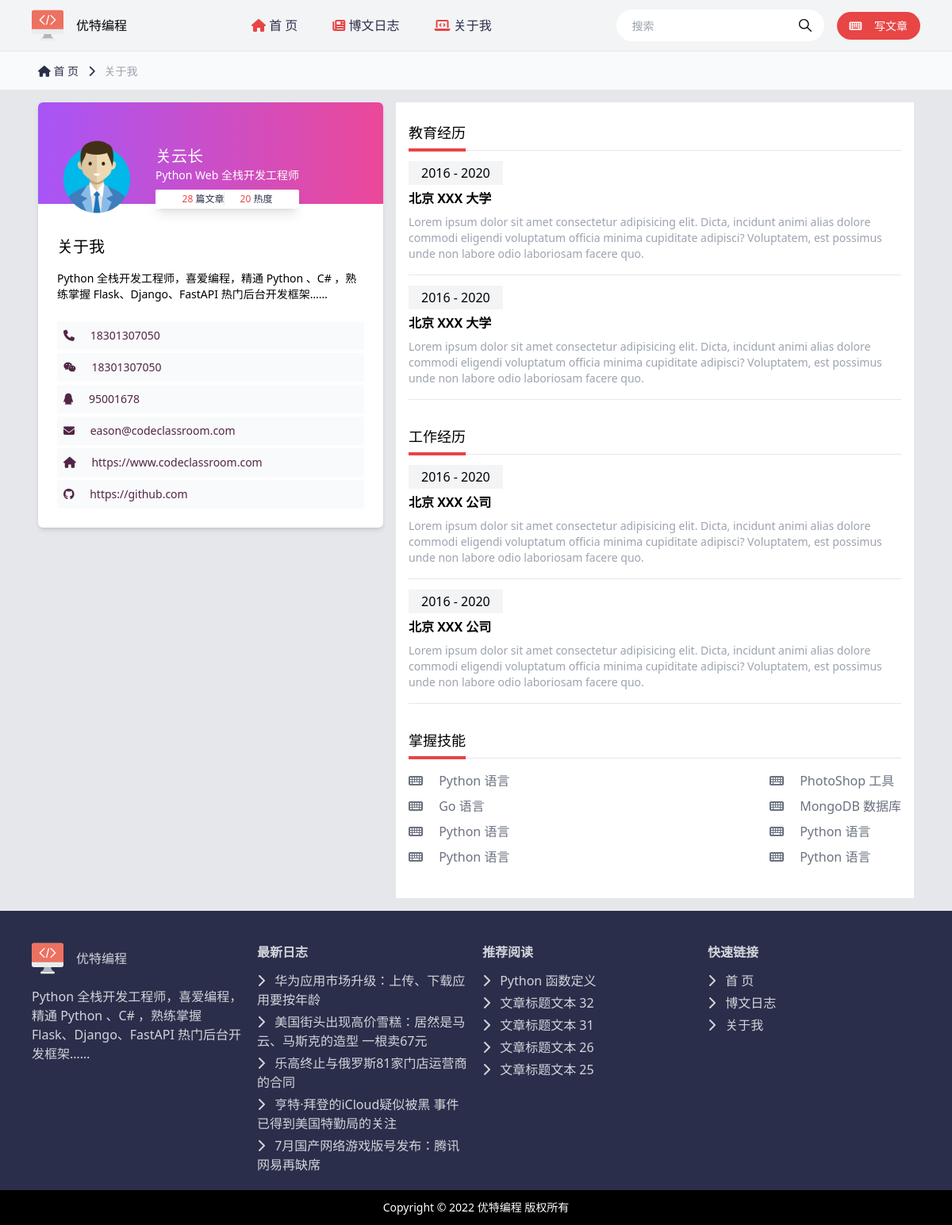
The page /about/ on the database its author committed.
### core/models.py (models this page shows, shortened)
class Profile(models.Model):
    user = models.OneToOneField(
        User, on_delete=models.CASCADE, related_name='profile', verbose_name='用户')
    fullname = models.CharField('全名', max_length=20, blank=True)
    title = models.CharField('头衔', max_length=120, blank=True)
    avatar = models.ImageField(
        '头像', default='avatars/avatar.png', upload_to='avatars')
    phone = models.CharField('手机', max_length=50, blank=True)
    wechat = models.CharField('微信', max_length=50, blank=True)
    qq = models.CharField('QQ', max_length=50, blank=True)
    email = models.CharField('邮箱', max_length=120, blank=True)
    url = models.URLField('网站', max_length=250, blank=True)
    github = models.URLField('GitHub', max_length=250, blank=True)
    bio = models.TextField('简介', blank=True)
    hits = models.IntegerField('点击', default=0)
    created = models.DateTimeField('创建时间', auto_now_add=True)
    class Meta:
        verbose_name = "个人资料"
        verbose_name_plural = "个人资料"

class Post(models.Model):
    STATUS_CHOICES = (
        ('draft', '草稿'),
        ('published', '发布')
    )
    title = models.CharField('标题', max_length=250)
    slug = models.SlugField('地址缩写', max_length=120, unique_for_date='created')
    category = models.ForeignKey(Category, on_delete=models.CASCADE, related_name='posts', verbose_name='分类')
    author = models.ForeignKey(User, on_delete=models.CASCADE, related_name='blog_posts', verbose_name='作者')
    img = models.ImageField('图片', upload_to='uploads', blank=True, null=True)
    summary = models.CharField('摘要', max_length=250, blank=True)
    body = models.TextField('正文')
    tags = TaggableManager("标签")
    views = models.IntegerField('浏览数', default=0)
    flag = models.BooleanField('标记', default=False)
    status = models.CharField('状态', max_length=120, choices=STATUS_CHOICES, default='draft')
    updated = models.DateTimeField('更新时间', auto_now=True)
    created = models.DateTimeField('创建时间', auto_now_add=True)
    def get_absolute_url(self):
        return reverse('details', args=[self.slug,])
    objects = models.Manager()
    published = PublishedManager()
    class Meta:
        verbose_name = '博文日志'
        verbose_name_plural = '博文日志'
        ordering = ('-created',)

### core/views.py (the view)
# urls.py: path('about/', views.about, name="about"),
def about(request):
    item = Profile.objects.get(id=1)
    item.hits += 1
    item.save()
    return render(request, 'about.html', {"item": item})

### core/context_processors.py (called while the page is built)
def post_processor(request):
    return {
        "BIO": Profile.objects.first().bio,
        "CATEGORIES": Category.objects.values('id', 'name').annotate(Count('posts')),
        "LATEST_POSTS": Post.published.all()[:5],
        "CHOSE_POSTS": Post.published.filter(flag=True).all()[:5],
    }

### core/models.py (called while the page is built)
    def get_queryset(self):
        return super(PublishedManager, self).get_queryset().filter(status='published')

### templates/about.html (shortened to what this page needs)
{% extends 'base.html' %}
{% load static %}
{% block breadcrumb %}
<nav class="py-3 px-5 text-blog-dark bg-gray-50">
    <div class="container px-2">
        <ol class="inline-flex items-center space-x-1 md:space-x-3 text-sm">
            <li><a href="/"><i class="fa fa-home"></i> 首 页</a></li>
            <li><i class="fa fa-chevron-right mr-2"></i> <span class="text-gray-400">关于我</span></li>
        </ol>
    </div>
</nav>{% endblock breadcrumb %}
{% block content %}
    <main class="container my-4 flex flex-col md:flex-row items-start px-2">
        <div class="w-full md:w-2/5 bg-white mb-4 md:mr-4 rounded-md shadow-md">
            <div class="rounded-t-md w-full h-32 relative bg-gradient-to-r from-purple-500 to-pink-500">
                <div class="flex items-center space-x-6 absolute left-6 -bottom-4">
                    <img src="{{item.avatar.url}}" style="height:100px;width:100px" class="rounded-full" alt="{{item.fullname}}">
                    <div class="text-white">
                        <h1 class="text-xl">{{item.fullname}}</h1>
                        <p class="text-sm">{{item.title}}</p>
                        <div class="mt-2 bg-white text-blog-dark text-xs rounded-sm shadow-lg p-1 text-center">
                            <span class="border-r mr-4"><span class="text-primary">28</span> 篇文章</span>
                            <span><span class="text-primary">{{item.hits}}</span> 热度</span>
                        </div>
                    </div>
                </div>
            </div>
            <div class="mt-10 mx-6">
                <h2 class="mb-4 font-light text-xl">关于我</h2>
                <p class="font-light text-sm">{{item.bio|safe}}</p>
            </div>
            <ul class="m-6 text-sm text-teritary">
                <li class="mb-1 bg-gray-50 p-2">
                    <i class="fa fa-phone mr-4"></i> {{item.phone}}
                </li>
                <li class="mb-1 bg-gray-50 p-2">
                    <i class="fab fa-weixin mr-4"></i> {{item.wechat}}
                </li>
                <li class="mb-1 bg-gray-50 p-2">
                    <i class="fab fa-qq mr-4"></i> {{item.qq}}
                </li>
                <li class="mb-1 bg-gray-50 p-2">
                    <i class="fas fa-envelope mr-4"></i> {{item.email}}
                </li>
                <li class="mb-1 bg-gray-50 p-2">
                    <i class="fa fa-home mr-4"></i> <a target="_blank" href="{{item.url}}">{{item.url}}</a>
                </li>
                <li class="mb-1 bg-gray-50 p-2">
                    <i class="fab fa-github mr-4"></i> {{item.github}}
                </li>
            </ul>
        </div>
        <div class="w-full md:w-3/5 bg-white p-4">
            <div class="mb-6">
                <h2 class="text-lg py-2 border-b"><span class="py-2 border-b-4 border-b-primary">教育经历</span></h2>
                <div>
                    <div class="border-b py-4">
                        <h5 class="mb-2"><span class="bg-gray-100 py-1 px-4">2016 - 2020</span></h5>
                        <h4 class="font-bold mb-2">北京 XXX 大学</h4>
                        <p class="text-sm text-gray-400">
                            Lorem ipsum dolor sit amet consectetur adipisicing elit. Dicta, incidunt animi alias dolore commodi eligendi voluptatum officia minima cupiditate adipisci? Voluptatem, est possimus unde non labore odio laboriosam facere quo.
                        </p>
                    </div>
                </div>
                <div>
                    <div class="border-b py-4">
                        <h5 class="mb-2"><span class="bg-gray-100 py-1 px-4">2016 - 2020</span></h5>
                        <h4 class="font-bold mb-2">北京 XXX 大学</h4>
                        <p class="text-sm text-gray-400">
                            Lorem ipsum dolor sit amet consectetur adipisicing elit. Dicta, incidunt animi alias dolore commodi eligendi voluptatum officia minima cupiditate adipisci? Voluptatem, est possimus unde non labore odio laboriosam facere quo.
                        </p>
                    </div>
                </div>
            </div>
            <div class="mb-6">
                <h2 class="text-lg py-2 border-b"><span class="py-2 border-b-4 border-b-primary">工作经历</span></h2>
                <div>
                    <div class="border-b py-4">
                        <h5 class="mb-2"><span class="bg-gray-100 py-1 px-4">2016 - 2020</span></h5>
                        <h4 class="font-bold mb-2">北京 XXX 公司</h4>
                        <p class="text-sm text-gray-400">
                            Lorem ipsum dolor sit amet consectetur adipisicing elit. Dicta, incidunt animi alias dolore commodi eligendi voluptatum officia minima cupiditate adipisci? Voluptatem, est possimus unde non labore odio laboriosam facere quo.
                        </p>
                    </div>
                </div>
                <div>
                    <div class="border-b py-4">
                        <h5 class="mb-2"><span class="bg-gray-100 py-1 px-4">2016 - 2020</span></h5>
                        <h4 class="font-bold mb-2">北京 XXX 公司</h4>
                        <p class="text-sm text-gray-400">
                            Lorem ipsum dolor sit amet consectetur adipisicing elit. Dicta, incidunt animi alias dolore commodi eligendi voluptatum officia minima cupiditate adipisci? Voluptatem, est possimus unde non labore odio laboriosam facere quo.
                        </p>
                    </div>
                </div>
            </div>
            <div class="mb-6">
                <h2 class="text-lg py-2 border-b"><span class="py-2 border-b-4 border-b-primary">掌握技能</span></h2>
                <div class="my-4 text-gray-500 flex justify-between">
                    <ul class="space-y-2">
                        <li><i class="fa fa-keyboard mr-4"></i> Python 语言</li>
                        <li><i class="fa fa-keyboard mr-4"></i> Go 语言</li>
                        <li><i class="fa fa-keyboard mr-4"></i> Python 语言</li>
                        <li><i class="fa fa-keyboard mr-4"></i> Python 语言</li>
                    </ul>
                    <ul class="space-y-2">
                        <li><i class="fa fa-keyboard mr-4"></i> PhotoShop 工具</li>
                        <li><i class="fa fa-keyboard mr-4"></i> MongoDB 数据库</li>
                        <li><i class="fa fa-keyboard mr-4"></i> Python 语言</li>
                        <li><i class="fa fa-keyboard mr-4"></i> Python 语言</li>
                    </ul>
                </div>
            </div>
        </div>
    </main>
{% endblock content %}

### templates/base.html (shortened to what this page needs)
{% load static %}
<!DOCTYPE html>
<html lang="en">
<head>
    <link rel="stylesheet" href="{% static 'css/style.css' %}">
</head>
<body class="bg-gray-200">
    <header class="bg-gray-100 border-b border-b-gray-200">
        <nav class="container mx-auto">
            <div class="flex justify-between mx-4 md:mx-0">
                <div class="flex justify-between items-center">
                    <a class="mr-4 py-3" href="/"><img class="w-10" src="{% static 'images/logo.svg' %}" alt="Blog"></a>
                    <span>优特编程</span>
                </div>
                <div class="hidden md:flex items-center space-x-5">
                    <a class="py-5 px-3 text-blog-dark" href="/"><i class="fa fa-home text-primary"></i> 首 页</a>
                    <a class="py-5 px-3 text-blog-dark" href="{% url 'posts' %}"><i class="fa fa-newspaper text-primary"></i> 博文日志</a>
                    <a class="py-5 px-3 text-blog-dark" href="{% url 'about' %}"><i class="fa fa-laptop-code text-primary"></i> 关于我</a>
                </div>
                <div class="hidden md:flex items-center space-x-4">
                    <form action="{% url 'search_posts' %}">
                        <div class="relative text-blog-dark">
                            <input class="bg-wihte h-10 px-5 pr-10 rounded-full text-sm focus:outline-none"
                                type="search" name="q" id="q" value="{{request.GET.q}}" autocomplete="false" placeholder="搜索">
                            <button class="absolute right-0 top-0 mt-3 mr-4" type="submit"><img class="w-4 h-4"
                                    src="{% static 'images/search.svg' %}" alt="Search"></button>
                        </div>
                    </form>
                    <div>
                        <a href="/admin/core/post/add/" class="bg-primary text-white text-sm py-2 px-4 rounded-full hover:bg-secondary"><i
                                class="fa fa-keyboard mr-3"></i> 写文章</a>
                    </div>
                </div>
            </div>
        </nav>
    </header>
    {% block breadcrumb %}{% endblock breadcrumb %}
    {% block content %}
    {% endblock content %}
    <footer class="bg-blog-dark">
        <div class="container hidden md:block">
            <div class="flex justify-between space-x-4 pt-10 pb-5 font-light text-gray-300">
                <div class="w-1/4">
                    <div class="flex items-center space-x-4">
                        <a href="/">
                            <img class="w-10" src="{% static 'images/logo.svg' %}" alt="Blog">
                        </a>
                        <span>优特编程</span>
                    </div>
                    <p class="mt-4">{{BIO|safe}}</p>
                </div>
                <div class="w-1/4">
                    <h4 class="font-bold mb-3">最新日志</h4>
                    <ul class="space-y-1">
                        {% for item in LATEST_POSTS %}
                        <li><a href="{{item.get_absolute_url}}"><i class="fa fa-chevron-right mr-2"></i> {{item.title}}</a></li>
                        {% endfor %}
                    </ul>
                </div>
                <div class="w-1/4">
                    <h4 class="font-bold mb-3">推荐阅读</h4>
                    <ul class="space-y-1">
                        {% for item in CHOSE_POSTS %}
                        <li><a href="{{item.get_absolute_url}}"><i class="fa fa-chevron-right mr-2"></i> {{item.title}}</a></li>
                        {% endfor %}
                    </ul>
                </div>
                <div class="w-1/4">
                    <h4 class="font-bold mb-3">快速链接</h4>
                    <ul class="space-y-1">
                        <li><a href="#"><i class="fa fa-chevron-right mr-2"></i> 首 页</a></li>
                        <li><a href="#"><i class="fa fa-chevron-right mr-2"></i> 博文日志</a></li>
                        <li><a href="#"><i class="fa fa-chevron-right mr-2"></i> 关于我</a></li>
                    </ul>
                </div>
            </div>
        </div>
        <div class="py-3 bg-black text-center text-sm text-white">
            <p>Copyright &copy; 2022 优特编程 版权所有</p>
        </div>
    </footer>
</body>
</html>

### rows shown on the page
Profile: avatar (placeholder picture), fullname "关云长", title "Python Web 全栈开发工程师", hits "20", bio "Python 全栈开发工程师，喜爱编程，精通 Python 、C# ，熟练掌握 Flask、Django、FastAPI 热门后台开发框架……", phone "18301307050", wechat "18301307050", qq "95001678", email "eason@codeclassroom.com", url "https://www.codeclassroom.com", github "https://github.com"
Post: title "华为应用市场升级：上传、下载应用要按年龄"
Post: title "美国街头出现高价雪糕：居然是马云、马斯克的造型 一根卖67元"
Post: title "乐高终止与俄罗斯81家门店运营商的合同"
Post: title "亨特·拜登的iCloud疑似被黑 事件已得到美国特勤局的关注"
Post: title "7月国产网络游戏版号发布：腾讯网易再缺席"
Post: title "Python 函数定义"
Post: title "文章标题文本 32"
Post: title "文章标题文本 31"
Post: title "文章标题文本 26"
Post: title "文章标题文本 25"
